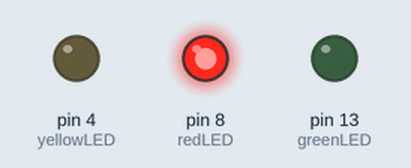
Recording of a sketch running on a simulated Arduino Uno, built with avr-gcc and run on an emulated ATmega328P. Parts: output pins drawn as LEDs (lit = HIGH).

Above: at 0.8 s.
At 26.2 s:
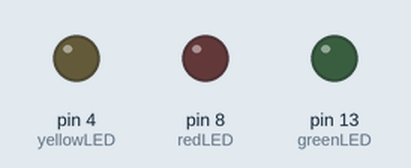
At 39.0 s:
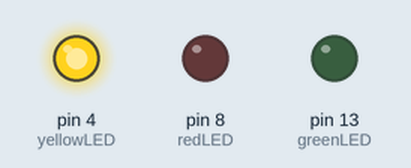
At 51.6 s:
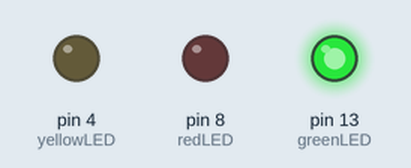
Timing chart, 0 to 53.8 s (numbered marks = the images above):
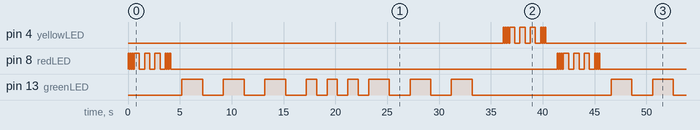

Measured:
- by itself, pin 13 (greenLED): repeats every 41.4 s: 2 × (LOW 2.0 s, HIGH 2.0 s), LOW 2.0 s, 3 × (HIGH 1.0 s, LOW 1.0 s), 2 × (HIGH 2.0 s, LOW 2.0 s), HIGH 2.0 s, LOW 13.4 s, HIGH 2.0 s
- by itself, pin 4 (yellowLED), pin 8 (redLED): repeats every 41.4 s: 2 × (LOW 0.10 s, HIGH 0.10 s), LOW 0.10 s, 3 × (HIGH 0.50 s, LOW 0.50 s), 2 × (HIGH 0.10 s, LOW 0.10 s), HIGH 0.10 s, LOW 37.3 s, HIGH 0.10 s
- by itself, everything shown: repeats every 41.4 s, in 54 steps

The sketch:

SOSSignals.ino
```cpp
//RED

int redLED = 8;
int dit = 100;
int daah = 500;
int LongW = 1000;

//GREEN

int greenLED = 13;
int greenblink = 2000;
int constant = 1000;

//YELLOW

int yellowLED = 4;
int yellowblink = 100;
int yellowconstant = 500;


void setup() {
  // put your setup code here, to run once:
  pinMode(redLED, OUTPUT);
  pinMode(greenLED, OUTPUT);
  pinMode(yellowLED, OUTPUT);
}

void loop() {
  // put your main code here, to run repeatedly:
  //RED

  //S
  digitalWrite(redLED, HIGH);
  delay(dit);
  digitalWrite(redLED, LOW);
  delay(dit);

  digitalWrite(redLED, HIGH);
  delay(dit);
  digitalWrite(redLED, LOW);
  delay(dit);

  digitalWrite(redLED, HIGH);
  delay(dit);
  digitalWrite(redLED, LOW);
  delay(dit);

  //O

  digitalWrite(redLED, HIGH);
  delay(daah);
  digitalWrite(redLED, LOW);
  delay(daah);

  digitalWrite(redLED, HIGH);
  delay(daah);
  digitalWrite(redLED, LOW);
  delay(daah);

  digitalWrite(redLED, HIGH);
  delay(daah);
  digitalWrite(redLED, LOW);
  delay(daah);

  //S

  digitalWrite(redLED, HIGH);
  delay(dit);
  digitalWrite(redLED, LOW);
  delay(dit);

  digitalWrite(redLED, HIGH);
  delay(dit);
  digitalWrite(redLED, LOW);
  delay(dit);

  digitalWrite(redLED, HIGH);
  delay(dit);
  digitalWrite(redLED, LOW);
  delay(dit);


  delay(LongW);


  //GREEN


  //S
  digitalWrite(greenLED, HIGH);
  delay(greenblink);
  digitalWrite(greenLED, LOW);
  delay(greenblink);

  digitalWrite(greenLED, HIGH);
  delay(greenblink);
  digitalWrite(greenLED, LOW);
  delay(greenblink);

  digitalWrite(greenLED, HIGH);
  delay(greenblink);
  digitalWrite(greenLED, LOW);
  delay(greenblink);

  //O

  digitalWrite(greenLED, HIGH);
  delay(constant);
  digitalWrite(greenLED, LOW);
  delay(constant);

  digitalWrite(greenLED, HIGH);
  delay(constant);
  digitalWrite(greenLED, LOW);
  delay(constant);

  digitalWrite(greenLED, HIGH);
  delay(constant);
  digitalWrite(greenLED, LOW);
  delay(constant);

  //S

  digitalWrite(greenLED, HIGH);
  delay(greenblink);
  digitalWrite(greenLED, LOW);
  delay(greenblink);

  digitalWrite(greenLED, HIGH);
  delay(greenblink);
  digitalWrite(greenLED, LOW);
  delay(greenblink);

  digitalWrite(greenLED, HIGH);
  delay(greenblink);
  digitalWrite(greenLED, LOW);
  delay(greenblink);


  delay(LongW);

  //YELLOW

  //S
  digitalWrite(yellowLED, HIGH);
  delay(yellowblink);
  digitalWrite(yellowLED, LOW);
  delay(yellowblink);

  digitalWrite(yellowLED, HIGH);
  delay(yellowblink);
  digitalWrite(yellowLED, LOW);
  delay(yellowblink);

  digitalWrite(yellowLED, HIGH);
  delay(yellowblink);
  digitalWrite(yellowLED, LOW);
  delay(yellowblink);

  //O

  digitalWrite(yellowLED, HIGH);
  delay(yellowconstant);
  digitalWrite(yellowLED, LOW);
  delay(yellowconstant);

  digitalWrite(yellowLED, HIGH);
  delay(yellowconstant);
  digitalWrite(yellowLED, LOW);
  delay(yellowconstant);

  digitalWrite(yellowLED, HIGH);
  delay(yellowconstant);
  digitalWrite(yellowLED, LOW);
  delay(yellowconstant);

  //S

  digitalWrite(yellowLED, HIGH);
  delay(yellowblink);
  digitalWrite(yellowLED, LOW);
  delay(yellowblink);

  digitalWrite(yellowLED, HIGH);
  delay(yellowblink);
  digitalWrite(yellowLED, LOW);
  delay(yellowblink);

  digitalWrite(yellowLED, HIGH);
  delay(yellowblink);
  digitalWrite(yellowLED, LOW);
  delay(yellowblink);


  delay(LongW);

}
```
